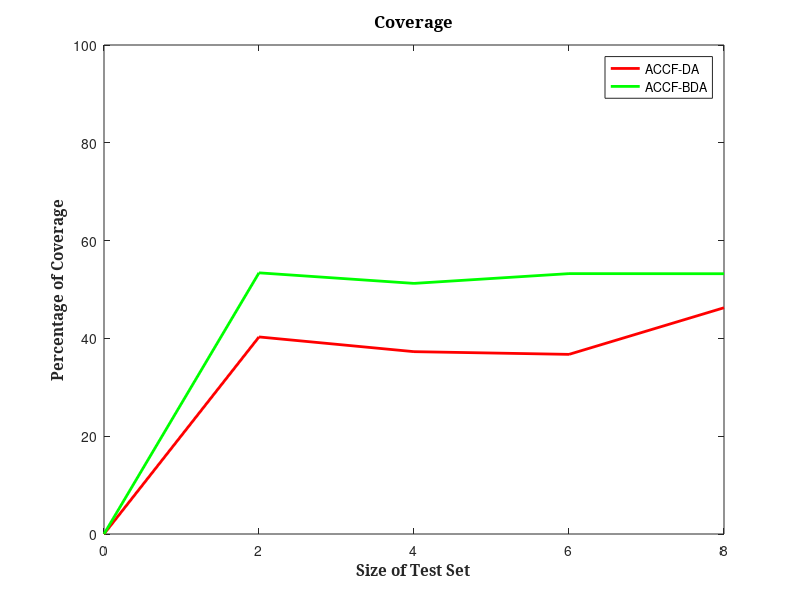
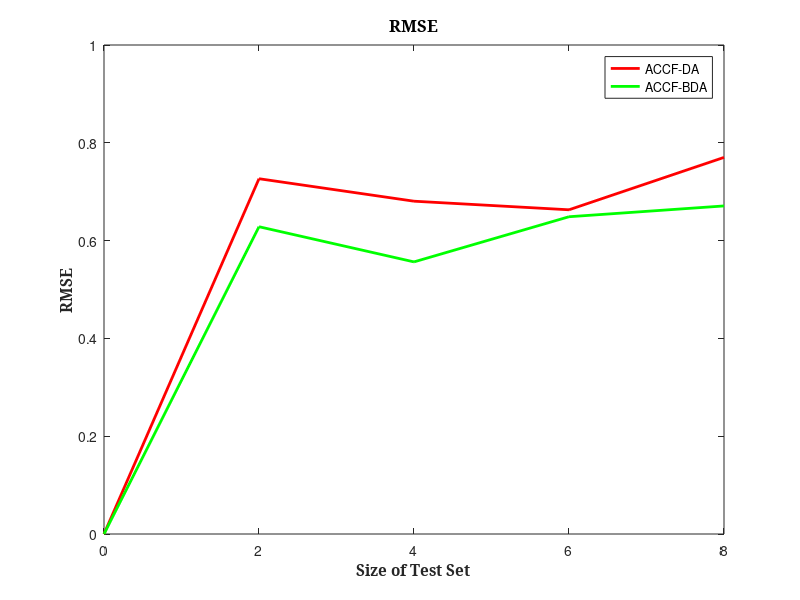
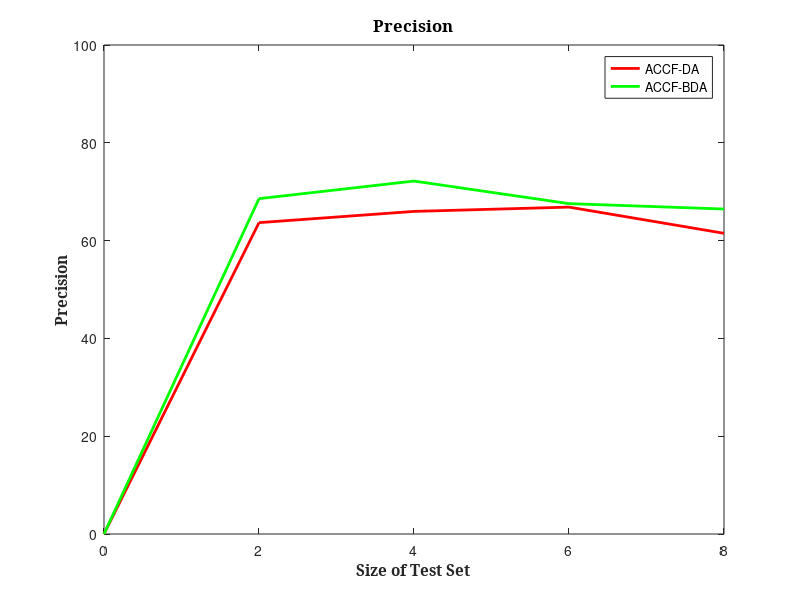
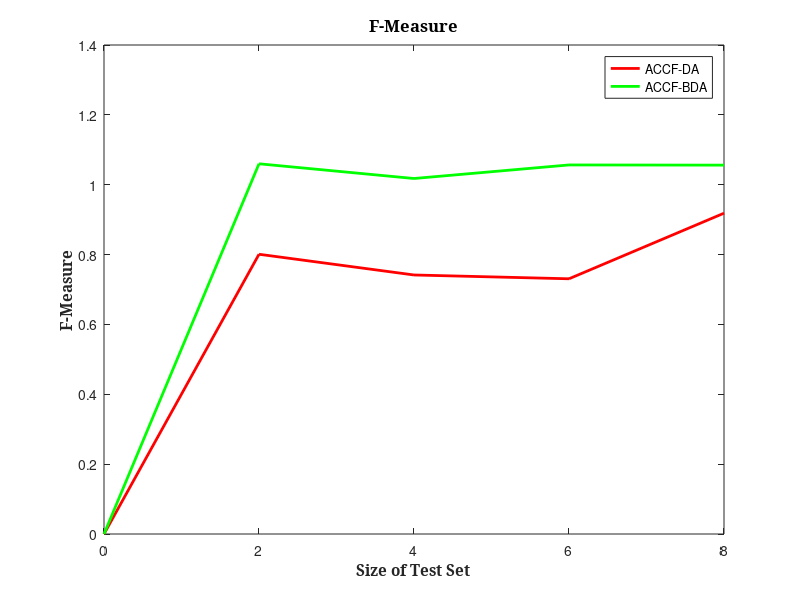

Source code (MATLAB) for these figures, in order:
clc;
clear;
close all;
%base
load result2b.mat
load result4b.mat
load result6b.mat
load result8b.mat

%propose
load result2p.mat
load result4p.mat
load result6p.mat
load result8p.mat

% Create figure
 figure(1);
 nebh=[0 2 4 6 8];
 coverageb=[0 results2b(1) results4b(1) results6b(1) results8b(1)];
 coveragep=[0 results2p(1) results4p(1) results6p(1) results8p(1)];
 coverageb=coverageb*100;
 coveragep=coveragep*100;
 p1=plot(nebh,coverageb,'LineWidth',2,'Color','r');
 hold on;
 p2=plot(nebh,coveragep,'LineWidth',2,'Color','g');
 hold on;
 ylim([0 100]);
  
 %Create xlabel
  xlabel('Size of Test Set','FontWeight','bold','FontSize',11, 'FontName','Cambria');
%   Create ylabel
  ylabel('Percentage of Coverage','FontWeight','bold','FontSize',11,'FontName','Cambria');
% Create title
 title('Coverage','FontWeight','bold','FontSize',12,'FontName','Cambria');
 h=[p1(1);p2(1)];
 legend(h,'ACCF-DA','ACCF-BDA');
 

% Create figure
rmseb=[0 results2b(2) results4b(2) results6b(2) results8b(2)];
rmsep=[0 results2p(2) results4p(2) results6p(2) results8p(2)];

figure(2);
p1=plot(nebh,rmseb,'LineWidth',2,'Color','r');
hold on;
p2=plot(nebh,rmsep,'LineWidth',2,'Color','g');
hold on;
ylim([0 1]);
 % Create xlabel
 xlabel('Size of Test Set','FontWeight','bold','FontSize',11, 'FontName','Cambria');
 % Create ylabel
 ylabel('RMSE','FontWeight','bold','FontSize',11,'FontName','Cambria');
 % Create title
 title('RMSE','FontWeight','bold','FontSize',12,'FontName','Cambria');
h=[p1(1);p2(1)];
legend(h,'ACCF-DA','ACCF-BDA');

% Create figure
figure(3);
preb=[0 results2b(3) results4b(3) results6b(3) results8b(3)];
prep=[0 results2p(3) results4p(3) results6p(3) results8p(3)];

p1=plot(nebh,preb,'LineWidth',2,'Color','r');
hold on;
p2=plot(nebh,prep,'LineWidth',2,'Color','g');
hold on;
ylim([0 100]);
 % Create xlabel
 xlabel('Size of Test Set','FontWeight','bold','FontSize',11, 'FontName','Cambria');
 % Create ylabel
 ylabel('Precision','FontWeight','bold','FontSize',11,'FontName','Cambria');
 % Create title
 title('Precision','FontWeight','bold','FontSize',12,'FontName','Cambria');
h=[p1(1);p2(1)];
legend(h,'ACCF-DA','ACCF-BDA');

 figure(4);
 fmeasureb=[0 results2b(4) results4b(4) results6b(4) results8b(4)];
 fmeasurep=[0 results2p(4) results4p(4) results6p(4) results8p(4)];
 
 p1=plot(nebh,fmeasureb,'LineWidth',2,'Color','r');
 hold on;
 p2=plot(nebh,fmeasurep,'LineWidth',2,'Color','g');
 hold on;
 %  Create xlabel
 xlabel('Size of Test Set','FontWeight','bold','FontSize',11, 'FontName','Cambria');
 % Create ylabel
 ylabel('F-Measure','FontWeight','bold','FontSize',11,'FontName','Cambria');
  % Create title
  title('F-Measure','FontWeight','bold','FontSize',12,'FontName','Cambria');
 h=[p1(1);p2(1)];
 legend(h,'ACCF-DA','ACCF-BDA');
 
